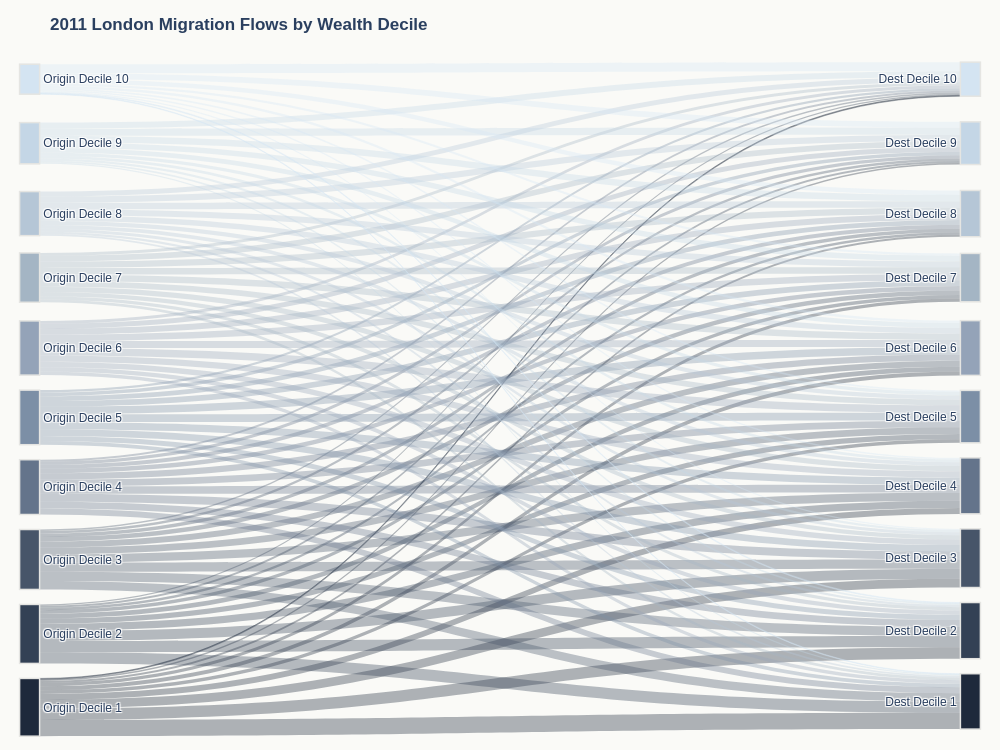
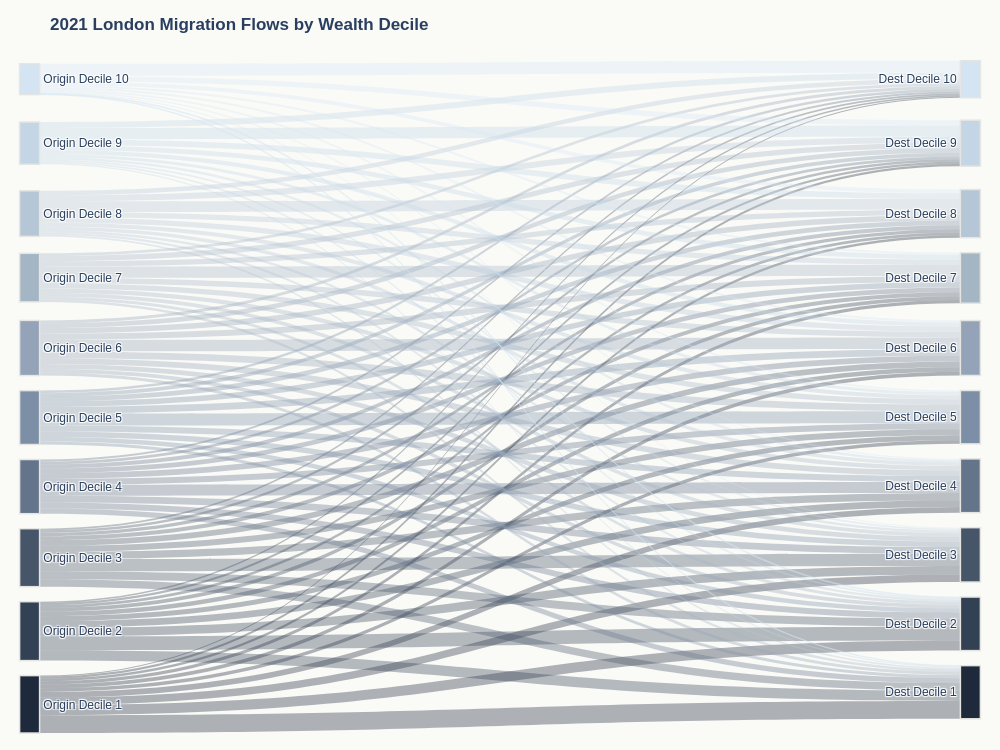

Source (notebook cell) for these figures, in order:
### Code cell
def plot_styled_sankey(london_flow, count_col, title):
    """
    Generates a Plotly Sankey diagram styled to match the HTML dashboard.
    Forces Decile 10 to the top and Decile 1 to the bottom.
    """
    # 1. Aggregate actual migration volume
    flow_agg = london_flow.groupby(['Origin_Decile', 'Dest_Decile'])[count_col].sum().reset_index()
    
    # 2. Map nodes (0-9 for Origins, 10-19 for Destinations)
    flow_agg['source'] = flow_agg['Origin_Decile'].astype(int) - 1
    flow_agg['target'] = flow_agg['Dest_Decile'].astype(int) - 1 + 10
    
    # 3. Exact color palette from your HTML file (Decile 1 -> Decile 10)
    dec_colors_hex = [
        '#1e293b', '#334155', '#475569', '#64748b', '#7c8fa6', 
        '#94a3b8', '#a4b5c4', '#b5c6d6', '#c4d6e6', '#d4e4f2' 
    ]
    
    labels = [f"Origin Decile {i}" for i in range(1, 11)] + \
             [f"Dest Decile {i}" for i in range(1, 11)]
             
    node_colors = dec_colors_hex + dec_colors_hex
    
    # Helper function to convert Hex to RGBA for transparent links
    def hex_to_rgba(hex_color, alpha=0.35):
        rgb = mcolors.hex2color(hex_color)
        return f"rgba({int(rgb[0]*255)}, {int(rgb[1]*255)}, {int(rgb[2]*255)}, {alpha})"
        
    link_colors = [hex_to_rgba(dec_colors_hex[src]) for src in flow_agg['source']]

    # 4. Force Node Positions (Plotly coordinates: 0 is top/left, 1 is bottom/right)
    # Decile 1 (Index 0) at the bottom (y=1.0) and Decile 10 (Index 9) at the top (y=0.0)
    y_positions = [0.97, 0.86, 0.76, 0.65, 0.55, 0.45, 0.34, 0.24, 0.13, 0.03]
    
    # Duplicate for left side (origins) and right side (destinations)
    x_coords = [0.01] * 10 + [0.99] * 10
    y_coords = y_positions + y_positions

    # 5. Build the Sankey Diagram
    fig = go.Figure(data=[go.Sankey(
        arrangement="snap", # Tells Plotly to respect our manual x/y coordinates
        valueformat=",.0f",
        valuesuffix="<br>migrants",
        node=dict(
            pad=15,
            thickness=20,
            line=dict(color="#e5e5e2", width=1.5), 
            label=labels,
            color=node_colors,
            x=x_coords,
            y=y_coords
        ),
        link=dict(
            source=flow_agg['source'],
            target=flow_agg['target'],
            value=flow_agg[count_col],
            color=link_colors
        )
    )])

    # 6. Format layout to match HTML CSS
    fig.update_layout(
        title_text=title, 
        font_family="DM Sans, sans-serif", 
        font_size=12,
        height=750,
        width=1000,
        plot_bgcolor="#fafaf7",  
        paper_bgcolor="#fafaf7", 
        margin=dict(l=20, r=20, t=60, b=50) 
    )
    
    fig.show()
    return fig

# ==========================================
# Generate Figure 2: 2011 OD Sankey
# ==========================================
fig_2011 = plot_styled_sankey(
    london_flow=london_flow_2011, 
    count_col='count', 
    title="<b>2011 London Migration Flows by Wealth Decile</b>"
)

# Save as an interactive webpage (Highly recommended for Sankeys)
fig_2011.write_html(OUTPUT_DIR / "london_migration_2011.html")

# Save as a static high-res image (PNG)
fig_2011.write_image(OUTPUT_DIR / "london_migration_2011.png", scale=2)

# ==========================================
# Generate Figure 3: 2021 OD Sankey
# ==========================================
fig_2021 = plot_styled_sankey(
    london_flow=london_flow_2021, 
    count_col=COUNT_COL_2021, 
    title="<b>2021 London Migration Flows by Wealth Decile</b>"
)

fig_2021.write_html(OUTPUT_DIR / "london_migration_2021.html")
fig_2021.write_image(OUTPUT_DIR / "london_migration_2021.png", scale=2)

### Figure 1 — Plotly figure (JSON) as saved in the notebook; plotly's stock layout.template omitted (floating-point values rounded to 4 significant figures)
{"data": [{"arrangement": "snap", "link": {"color": ["rgba(30, 41, 59, 0.35)", "rgba(30, 41, 59, 0.35)", "rgba(30, 41, 59, 0.35)", "rgba(30, 41, 59, 0.35)", "rgba(30, 41, 59, 0.35)", "rgba(30, 41, 59, 0.35)", "rgba(30, 41, 59, 0.35)", "rgba(30, 41, 59, 0.35)", "rgba(30, 41, 59, 0.35)", "rgba(30, 41, 59, 0.35)", "rgba(51, 65, 85, 0.35)", "rgba(51, 65, 85, 0.35)", "rgba(51, 65, 85, 0.35)", "rgba(51, 65, 85, 0.35)", "rgba(51, 65, 85, 0.35)", "rgba(51, 65, 85, 0.35)", "rgba(51, 65, 85, 0.35)", "rgba(51, 65, 85, 0.35)", "rgba(51, 65, 85, 0.35)", "rgba(51, 65, 85, 0.35)", "rgba(71, 85, 105, 0.35)", "rgba(71, 85, 105, 0.35)", "rgba(71, 85, 105, 0.35)", "rgba(71, 85, 105, 0.35)", "rgba(71, 85, 105, 0.35)", "rgba(71, 85, 105, 0.35)", "rgba(71, 85, 105, 0.35)", "rgba(71, 85, 105, 0.35)", "rgba(71, 85, 105, 0.35)", "rgba(71, 85, 105, 0.35)", "rgba(100, 116, 139, 0.35)", "rgba(100, 116, 139, 0.35)", "rgba(100, 116, 139, 0.35)", "rgba(100, 116, 139, 0.35)", "rgba(100, 116, 139, 0.35)", "rgba(100, 116, 139, 0.35)", "rgba(100, 116, 139, 0.35)", "rgba(100, 116, 139, 0.35)", "rgba(100, 116, 139, 0.35)", "rgba(100, 116, 139, 0.35)", "rgba(124, 143, 166, 0.35)", "rgba(124, 143, 166, 0.35)", "rgba(124, 143, 166, 0.35)", "rgba(124, 143, 166, 0.35)", "rgba(124, 143, 166, 0.35)", "rgba(124, 143, 166, 0.35)", "rgba(124, 143, 166, 0.35)", "rgba(124, 143, 166, 0.35)", "rgba(124, 143, 166, 0.35)", "rgba(124, 143, 166, 0.35)", "rgba(148, 163, 184, 0.35)", "rgba(148, 163, 184, 0.35)", "rgba(148, 163, 184, 0.35)", "rgba(148, 163, 184, 0.35)", "rgba(148, 163, 184, 0.35)", "rgba(148, 163, 184, 0.35)", "rgba(148, 163, 184, 0.35)", "rgba(148, 163, 184, 0.35)", "rgba(148, 163, 184, 0.35)", "rgba(148, 163, 184, 0.35)", "rgba(164, 181, 196, 0.35)", "rgba(164, 181, 196, 0.35)", "rgba(164, 181, 196, 0.35)", "rgba(164, 181, 196, 0.35)", "rgba(164, 181, 196, 0.35)", "rgba(164, 181, 196, 0.35)", "rgba(164, 181, 196, 0.35)", "rgba(164, 181, 196, 0.35)", "rgba(164, 181, 196, 0.35)", "rgba(164, 181, 196, 0.35)", "rgba(181, 198, 214, 0.35)", "rgba(181, 198, 214, 0.35)", "rgba(181, 198, 214, 0.35)", "rgba(181, 198, 214, 0.35)", "rgba(181, 198, 214, 0.35)", "rgba(181, 198, 214, 0.35)", "rgba(181, 198, 214, 0.35)", "rgba(181, 198, 214, 0.35)", "rgba(181, 198, 214, 0.35)", "rgba(181, 198, 214, 0.35)", "rgba(196, 214, 230, 0.35)", "rgba(196, 214, 230, 0.35)", "rgba(196, 214, 230, 0.35)", "rgba(196, 214, 230, 0.35)", "rgba(196, 214, 230, 0.35)", "rgba(196, 214, 230, 0.35)", "rgba(196, 214, 230, 0.35)", "rgba(196, 214, 230, 0.35)", "rgba(196, 214, 230, 0.35)", "rgba(196, 214, 230, 0.35)", "rgba(212, 228, 242, 0.35)", "rgba(212, 228, 242, 0.35)", "rgba(212, 228, 242, 0.35)", "rgba(212, 228, 242, 0.35)", "rgba(212, 228, 242, 0.35)", "rgba(212, 228, 242, 0.35)", "rgba(212, 228, 242, 0.35)", "rgba(212, 228, 242, 0.35)", "rgba(212, 228, 242, 0.35)", "rgba(212, 228, 242, 0.35)"], "source": [0, 0, 0, 0, 0, 0, 0, 0, 0, 0, 1, 1, 1, 1, 1, 1, 1, 1, 1, 1, 2, 2, 2, 2, 2, 2, 2, 2, 2, 2, 3, 3, 3, 3, 3, 3, 3, 3, 3, 3, 4, 4, 4, 4, 4, 4, 4, 4, 4, 4, 5, 5, 5, 5, 5, 5, 5, 5, 5, 5, 6, 6, 6, 6, 6, 6, 6, 6, 6, 6, 7, 7, 7, 7, 7, 7, 7, 7, 7, 7, 8, 8, 8, 8, 8, 8, 8, 8, 8, 8, 9, 9, 9, 9, 9, 9, 9, 9, 9, 9], "target": [10, 11, 12, 13, 14, 15, 16, 17, 18, 19, 10, 11, 12, 13, 14, 15, 16, 17, 18, 19, 10, 11, 12, 13, 14, 15, 16, 17, 18, 19, 10, 11, 12, 13, 14, 15, 16, 17, 18, 19, 10, 11, 12, 13, 14, 15, 16, 17, 18, 19, 10, 11, 12, 13, 14, 15, 16, 17, 18, 19, 10, 11, 12, 13, 14, 15, 16, 17, 18, 19, 10, 11, 12, 13, 14, 15, 16, 17, 18, 19, 10, 11, 12, 13, 14, 15, 16, 17, 18, 19, 10, 11, 12, 13, 14, 15, 16, 17, 18, 19], "value": [24732, 17497, 13207, 8901, 5608, 6007, 4872, 3170, 2536, 1355, 17076, 16909, 15300, 11263, 8000, 7152, 5404, 3811, 2944, 1892, 12727, 14162, 14061, 12546, 10294, 9078, 6751, 5351, 3894, 2342, 8966, 10437, 12025, 11446, 10203, 9464, 7053, 5982, 4664, 3136, 5580, 7789, 10315, 10903, 11685, 11561, 8718, 7314, 5607, 3605, 5346, 6666, 8182, 9752, 11343, 10513, 9898, 8941, 7392, 4478, 4079, 4948, 6491, 8168, 8595, 10122, 9859, 9623, 8753, 4469, 2620, 3254, 4477, 5660, 6626, 8450, 9175, 9651, 9641, 7510, 2160, 2549, 3342, 4212, 4873, 7280, 8318, 9810, 10805, 9416, 998, 1289, 1831, 2402, 2619, 3690, 3599, 6798, 8794, 13661]}, "node": {"color": ["#1e293b", "#334155", "#475569", "#64748b", "#7c8fa6", "#94a3b8", "#a4b5c4", "#b5c6d6", "#c4d6e6", "#d4e4f2", "#1e293b", "#334155", "#475569", "#64748b", "#7c8fa6", "#94a3b8", "#a4b5c4", "#b5c6d6", "#c4d6e6", "#d4e4f2"], "label": ["Origin Decile 1", "Origin Decile 2", "Origin Decile 3", "Origin Decile 4", "Origin Decile 5", "Origin Decile 6", "Origin Decile 7", "Origin Decile 8", "Origin Decile 9", "Origin Decile 10", "Dest Decile 1", "Dest Decile 2", "Dest Decile 3", "Dest Decile 4", "Dest Decile 5", "Dest Decile 6", "Dest Decile 7", "Dest Decile 8", "Dest Decile 9", "Dest Decile 10"], "line": {"color": "#e5e5e2", "width": 1.5}, "pad": 15, "thickness": 20, "x": [0.01, 0.01, 0.01, 0.01, 0.01, 0.01, 0.01, 0.01, 0.01, 0.01, 0.99, 0.99, 0.99, 0.99, 0.99, 0.99, 0.99, 0.99, 0.99, 0.99], "y": [0.97, 0.86, 0.76, 0.65, 0.55, 0.45, 0.34, 0.24, 0.13, 0.03, 0.97, 0.86, 0.76, 0.65, 0.55, 0.45, 0.34, 0.24, 0.13, 0.03]}, "type": "sankey", "valueformat": ",.0f", "valuesuffix": "<br>migrants"}], "layout": {"font": {"family": "DM Sans, sans-serif", "size": 12}, "height": 750, "margin": {"b": 50, "l": 20, "r": 20, "t": 60}, "paper_bgcolor": "#fafaf7", "plot_bgcolor": "#fafaf7", "title": {"text": "<b>2011 London Migration Flows by Wealth Decile</b>"}, "width": 1000}}

### Figure 2 — Plotly figure (JSON) as saved in the notebook; plotly's stock layout.template omitted (floating-point values rounded to 4 significant figures)
{"data": [{"arrangement": "snap", "link": {"color": ["rgba(30, 41, 59, 0.35)", "rgba(30, 41, 59, 0.35)", "rgba(30, 41, 59, 0.35)", "rgba(30, 41, 59, 0.35)", "rgba(30, 41, 59, 0.35)", "rgba(30, 41, 59, 0.35)", "rgba(30, 41, 59, 0.35)", "rgba(30, 41, 59, 0.35)", "rgba(30, 41, 59, 0.35)", "rgba(30, 41, 59, 0.35)", "rgba(51, 65, 85, 0.35)", "rgba(51, 65, 85, 0.35)", "rgba(51, 65, 85, 0.35)", "rgba(51, 65, 85, 0.35)", "rgba(51, 65, 85, 0.35)", "rgba(51, 65, 85, 0.35)", "rgba(51, 65, 85, 0.35)", "rgba(51, 65, 85, 0.35)", "rgba(51, 65, 85, 0.35)", "rgba(51, 65, 85, 0.35)", "rgba(71, 85, 105, 0.35)", "rgba(71, 85, 105, 0.35)", "rgba(71, 85, 105, 0.35)", "rgba(71, 85, 105, 0.35)", "rgba(71, 85, 105, 0.35)", "rgba(71, 85, 105, 0.35)", "rgba(71, 85, 105, 0.35)", "rgba(71, 85, 105, 0.35)", "rgba(71, 85, 105, 0.35)", "rgba(71, 85, 105, 0.35)", "rgba(100, 116, 139, 0.35)", "rgba(100, 116, 139, 0.35)", "rgba(100, 116, 139, 0.35)", "rgba(100, 116, 139, 0.35)", "rgba(100, 116, 139, 0.35)", "rgba(100, 116, 139, 0.35)", "rgba(100, 116, 139, 0.35)", "rgba(100, 116, 139, 0.35)", "rgba(100, 116, 139, 0.35)", "rgba(100, 116, 139, 0.35)", "rgba(124, 143, 166, 0.35)", "rgba(124, 143, 166, 0.35)", "rgba(124, 143, 166, 0.35)", "rgba(124, 143, 166, 0.35)", "rgba(124, 143, 166, 0.35)", "rgba(124, 143, 166, 0.35)", "rgba(124, 143, 166, 0.35)", "rgba(124, 143, 166, 0.35)", "rgba(124, 143, 166, 0.35)", "rgba(124, 143, 166, 0.35)", "rgba(148, 163, 184, 0.35)", "rgba(148, 163, 184, 0.35)", "rgba(148, 163, 184, 0.35)", "rgba(148, 163, 184, 0.35)", "rgba(148, 163, 184, 0.35)", "rgba(148, 163, 184, 0.35)", "rgba(148, 163, 184, 0.35)", "rgba(148, 163, 184, 0.35)", "rgba(148, 163, 184, 0.35)", "rgba(148, 163, 184, 0.35)", "rgba(164, 181, 196, 0.35)", "rgba(164, 181, 196, 0.35)", "rgba(164, 181, 196, 0.35)", "rgba(164, 181, 196, 0.35)", "rgba(164, 181, 196, 0.35)", "rgba(164, 181, 196, 0.35)", "rgba(164, 181, 196, 0.35)", "rgba(164, 181, 196, 0.35)", "rgba(164, 181, 196, 0.35)", "rgba(164, 181, 196, 0.35)", "rgba(181, 198, 214, 0.35)", "rgba(181, 198, 214, 0.35)", "rgba(181, 198, 214, 0.35)", "rgba(181, 198, 214, 0.35)", "rgba(181, 198, 214, 0.35)", "rgba(181, 198, 214, 0.35)", "rgba(181, 198, 214, 0.35)", "rgba(181, 198, 214, 0.35)", "rgba(181, 198, 214, 0.35)", "rgba(181, 198, 214, 0.35)", "rgba(196, 214, 230, 0.35)", "rgba(196, 214, 230, 0.35)", "rgba(196, 214, 230, 0.35)", "rgba(196, 214, 230, 0.35)", "rgba(196, 214, 230, 0.35)", "rgba(196, 214, 230, 0.35)", "rgba(196, 214, 230, 0.35)", "rgba(196, 214, 230, 0.35)", "rgba(196, 214, 230, 0.35)", "rgba(196, 214, 230, 0.35)", "rgba(212, 228, 242, 0.35)", "rgba(212, 228, 242, 0.35)", "rgba(212, 228, 242, 0.35)", "rgba(212, 228, 242, 0.35)", "rgba(212, 228, 242, 0.35)", "rgba(212, 228, 242, 0.35)", "rgba(212, 228, 242, 0.35)", "rgba(212, 228, 242, 0.35)", "rgba(212, 228, 242, 0.35)", "rgba(212, 228, 242, 0.35)"], "source": [0, 0, 0, 0, 0, 0, 0, 0, 0, 0, 1, 1, 1, 1, 1, 1, 1, 1, 1, 1, 2, 2, 2, 2, 2, 2, 2, 2, 2, 2, 3, 3, 3, 3, 3, 3, 3, 3, 3, 3, 4, 4, 4, 4, 4, 4, 4, 4, 4, 4, 5, 5, 5, 5, 5, 5, 5, 5, 5, 5, 6, 6, 6, 6, 6, 6, 6, 6, 6, 6, 7, 7, 7, 7, 7, 7, 7, 7, 7, 7, 8, 8, 8, 8, 8, 8, 8, 8, 8, 8, 9, 9, 9, 9, 9, 9, 9, 9, 9, 9], "target": [10, 11, 12, 13, 14, 15, 16, 17, 18, 19, 10, 11, 12, 13, 14, 15, 16, 17, 18, 19, 10, 11, 12, 13, 14, 15, 16, 17, 18, 19, 10, 11, 12, 13, 14, 15, 16, 17, 18, 19, 10, 11, 12, 13, 14, 15, 16, 17, 18, 19, 10, 11, 12, 13, 14, 15, 16, 17, 18, 19, 10, 11, 12, 13, 14, 15, 16, 17, 18, 19, 10, 11, 12, 13, 14, 15, 16, 17, 18, 19, 10, 11, 12, 13, 14, 15, 16, 17, 18, 19, 10, 11, 12, 13, 14, 15, 16, 17, 18, 19], "value": [27078, 15314, 11389, 8647, 5534, 5649, 5040, 3682, 3255, 1603, 15703, 20880, 13046, 10231, 7456, 7050, 5502, 4082, 3457, 2018, 11110, 12202, 18338, 10971, 9381, 8362, 6240, 5105, 3651, 2669, 7765, 9218, 10328, 16589, 8905, 8766, 7138, 6027, 4419, 3073, 4761, 6612, 8273, 9083, 18132, 10381, 8189, 7038, 5471, 3901, 4709, 5685, 7296, 8619, 10447, 17613, 9332, 8358, 7232, 4485, 3829, 4465, 5431, 6795, 7650, 8405, 16759, 8164, 8005, 4262, 2689, 3163, 3913, 5124, 6250, 7920, 8014, 16087, 9208, 6921, 2092, 2392, 2915, 3594, 4801, 6221, 7336, 8823, 17047, 8892, 966, 1398, 1611, 1993, 2456, 3091, 3148, 5755, 7982, 18445]}, "node": {"color": ["#1e293b", "#334155", "#475569", "#64748b", "#7c8fa6", "#94a3b8", "#a4b5c4", "#b5c6d6", "#c4d6e6", "#d4e4f2", "#1e293b", "#334155", "#475569", "#64748b", "#7c8fa6", "#94a3b8", "#a4b5c4", "#b5c6d6", "#c4d6e6", "#d4e4f2"], "label": ["Origin Decile 1", "Origin Decile 2", "Origin Decile 3", "Origin Decile 4", "Origin Decile 5", "Origin Decile 6", "Origin Decile 7", "Origin Decile 8", "Origin Decile 9", "Origin Decile 10", "Dest Decile 1", "Dest Decile 2", "Dest Decile 3", "Dest Decile 4", "Dest Decile 5", "Dest Decile 6", "Dest Decile 7", "Dest Decile 8", "Dest Decile 9", "Dest Decile 10"], "line": {"color": "#e5e5e2", "width": 1.5}, "pad": 15, "thickness": 20, "x": [0.01, 0.01, 0.01, 0.01, 0.01, 0.01, 0.01, 0.01, 0.01, 0.01, 0.99, 0.99, 0.99, 0.99, 0.99, 0.99, 0.99, 0.99, 0.99, 0.99], "y": [0.97, 0.86, 0.76, 0.65, 0.55, 0.45, 0.34, 0.24, 0.13, 0.03, 0.97, 0.86, 0.76, 0.65, 0.55, 0.45, 0.34, 0.24, 0.13, 0.03]}, "type": "sankey", "valueformat": ",.0f", "valuesuffix": "<br>migrants"}], "layout": {"font": {"family": "DM Sans, sans-serif", "size": 12}, "height": 750, "margin": {"b": 50, "l": 20, "r": 20, "t": 60}, "paper_bgcolor": "#fafaf7", "plot_bgcolor": "#fafaf7", "title": {"text": "<b>2021 London Migration Flows by Wealth Decile</b>"}, "width": 1000}}
